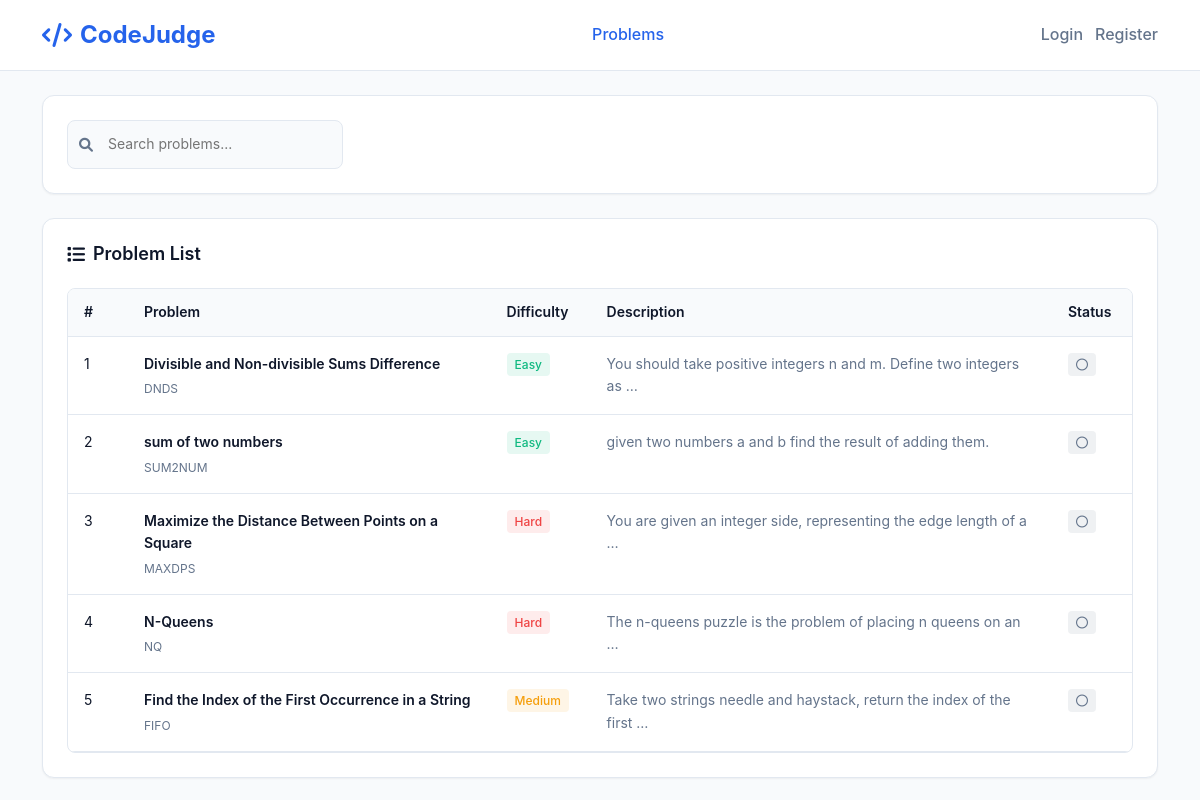
The app's page /problems/ with its own data.
### core/models.py (models this page shows, shortened)
class Problem(models.Model):
    DIFFICULTY = (('E','Easy'),('M','Medium'),('H','Hard'))
    name = models.CharField(max_length=100)
    short_code = models.CharField(max_length=40,unique=True)
    statement = models.TextField()
    difficulty = models.CharField(max_length=1,choices=DIFFICULTY)

### core/views.py (the view)
# urls.py: path('', views.problems_list, name='problems_list'),
def problems_list(request):
    search_query = request.GET.get('search', '').strip()
    problems = Problem.objects.all()
    if search_query:
        problems = problems.filter(
            Q(name__icontains=search_query) |
            Q(short_code__icontains=search_query) |
            Q(statement__icontains=search_query)
        )
    problems = problems.order_by('difficulty', 'name')
    context = {
        'problems': problems,
        'search_query': search_query,
        'easy_count': Problem.objects.filter(difficulty='E').count(),
        'medium_count': Problem.objects.filter(difficulty='M').count(),
        'hard_count': Problem.objects.filter(difficulty='H').count(),
    }
    if request.user.is_authenticated:
        accepted_submissions = Submission.objects.filter(
            user=request.user,
            verdict='AC'
        ).values_list('problem__short_code', flat=True).distinct()
        solved_problems = set(accepted_submissions)
        all_problems = Problem.objects.all()
        easy_solved = 0
        medium_solved = 0
        hard_solved = 0
        for problem in all_problems:
            if problem.short_code in solved_problems:
                if problem.difficulty == 'E':
                    easy_solved += 1
                elif problem.difficulty == 'M':
                    medium_solved += 1
                elif problem.difficulty == 'H':
                    hard_solved += 1
        user_progress = {
            'solved_problems': solved_problems,
            'easy_completed': easy_solved,
            'medium_completed': medium_solved,
            'hard_completed': hard_solved,
        }
        context['user_progress'] = user_progress
    else:
        context['user_progress'] = {
            'solved_problems': set(),
            'easy_completed': 0,
            'medium_completed': 0,
            'hard_completed': 0,
        }
    return render(request, 'problem_list.html', context)

### core/templates/problem_list.html (shortened to what this page needs)
{% load static %}
<!DOCTYPE html>
<html lang="en">
<head>
    <link href="https://cdn.jsdelivr.net/npm/bootstrap@5.3.0/dist/css/bootstrap.min.css" rel="stylesheet">
    <link href="https://cdnjs.cloudflare.com/ajax/libs/font-awesome/6.0.0/css/all.min.css" rel="stylesheet">
</head>
<body>
    <header class="header">
        <div class="container">
            <div class="header-content">
                <a href="{% url 'core:problems_list' %}" class="logo">
                    <i class="fas fa-code"></i>
                    CodeJudge
                </a>
                <nav class="nav-links">
                    <a href="{% url 'core:problems_list' %}" class="nav-link active">Problems</a>
                </nav>
                <div class="user-profile">
                    {% if user.is_authenticated %}
                    <div class="user-avatar">{{ user.username|first|upper }}</div>
                    <span>{{ user.username }}</span>
                    <div class="dropdown">
                        <button class="btn btn-sm" type="button" data-bs-toggle="dropdown">
                            <i class="fas fa-chevron-down"></i>
                        </button>
                        <ul class="dropdown-menu">
                            <li><a class="dropdown-item" href="{% url 'core:submissions_list' %}">Profile</a></li>
                            <li><a class="dropdown-item" href="{% url 'authentication:logout-user' %}">Logout</a></li>
                        </ul>
                    </div>
                    {% else %}
                    <a href="{% url 'authentication:login-user' %}" class="nav-link">Login</a>
                    <a href="{% url 'authentication:register-user' %}" class="nav-link">Register</a>
                    {% endif %}
                </div>
            </div>
        </div>
    </header>
    <div class="container" style="margin-top: 1.5rem;">
        <div class="search-section">
            <form method="GET" action="{% url 'core:problems_list' %}">
                <div style="display: flex; align-items: center;">
                    <div class="search-container">
                        <i class="fas fa-search search-icon"></i>
                        <input type="text" name="search" class="search-input" placeholder="Search problems..."
                            value="{{ search_query }}">
                    </div>
                </div>
            </form>
        </div>
        <div class="problems-card">
            <h3 class="card-title">
                <i class="fas fa-list"></i>
                {% if search_query %}Search Results{% else %}Problem List{% endif %}
            </h3>
            <div class="table-container">
                <table class="custom-table">
                    <thead>
                        <tr>
                            <th style="width: 60px;">#</th>
                            <th>Problem</th>
                            <th style="width: 100px;">Difficulty</th>
                            <th>Description</th>
                            <th style="width: 80px;">Status</th>
                        </tr>
                    </thead>
                    <tbody>
                        {% for problem in problems %}
                        <tr class="problem-row {% if problem.short_code in user_progress.solved_problems %}solved{% endif %}"
                            data-url="{% url 'core:problem_detail' problem.short_code %}">
                            <td>{{ forloop.counter }}</td>
                            <td>
                                <a href="{% url 'core:problem_detail' problem.short_code %}" class="problem-name">
                                    {{ problem.name }}
                                </a>
                                <div class="problem-code">{{ problem.short_code }}</div>
                            </td>
                            <td>
                                {% if problem.difficulty == 'E' %}
                                <span class="difficulty-badge easy">Easy</span>
                                {% elif problem.difficulty == 'M' %}
                                <span class="difficulty-badge medium">Medium</span>
                                {% else %}
                                <span class="difficulty-badge hard">Hard</span>
                                {% endif %}
                            </td>
                            <td>
                                <span style="color: var(--text-secondary);">
                                    {{ problem.statement|truncatewords:12 }}
                                </span>
                            </td>
                            <td>
                                {% if problem.short_code in user_progress.solved_problems %}
                                <span class="status-badge solved">
                                    <i class="fas fa-check"></i>
                                </span>
                                {% else %}
                                <span class="status-badge unsolved">
                                    <i class="far fa-circle"></i>
                                </span>
                                {% endif %}
                            </td>
                        </tr>
                        {% endfor %}
                    </tbody>
                </table>
            </div>
        </div>
    </div>
</body>
</html>

### core/templates/problem_list.html (style rules this page uses)
* { margin: 0; padding: 0; box-sizing: border-box; }
:root { --primary-color: #2563eb; --secondary-color: #64748b; --success-color: #10b981; --warning-color: #f59e0b; --danger-color: #ef4444; --bg-color: #f8fafc; --card-bg: #ffffff; --border-color: #e2e8f0; --text-primary: #0f172a; --text-secondary: #64748b; --shadow-sm: 0 1px 2px 0 rgba(0, 0, 0, 0.05); --shadow: 0 1px 3px 0 rgba(0, 0, 0, 0.1), 0 1px 2px -1px rgba(0, 0, 0, 0.1); --shadow-lg: 0 10px 15px -3px rgba(0, 0, 0, 0.1), 0 4px 6px -4px rgba(0, 0, 0, 0.1); }
body { background-color: var(--bg-color); font-family: 'Inter', -apple-system, BlinkMacSystemFont, sans-serif; color: var(--text-primary); line-height: 1.6; }
.header { background: var(--card-bg); border-bottom: 1px solid var(--border-color); padding: 1rem 0; position: sticky; top: 0; z-index: 100; }
.header-content { display: flex; align-items: center; justify-content: space-between; }
.logo { display: flex; align-items: center; font-size: 1.5rem; font-weight: 700; color: var(--primary-color); text-decoration: none; }
.logo i { margin-right: 0.5rem; }
.nav-links { display: flex; align-items: center; gap: 2rem; }
.nav-link { color: var(--text-secondary); text-decoration: none; font-weight: 500; transition: color 0.2s; }
.nav-link:hover, .nav-link.active { color: var(--primary-color); }
.user-profile { display: flex; align-items: center; gap: 0.75rem; }
.search-section { background: var(--card-bg); border: 1px solid var(--border-color); border-radius: 12px; padding: 1.5rem; margin-bottom: 1.5rem; box-shadow: var(--shadow-sm); }
.search-container { position: relative; max-width: 400px; }
.search-input { width: 100%; padding: 0.75rem 1rem 0.75rem 2.5rem; border: 1px solid var(--border-color); border-radius: 8px; font-size: 0.875rem; background: var(--bg-color); transition: all 0.2s; }
.search-icon { position: absolute; left: 0.75rem; top: 50%; transform: translateY(-50%); color: var(--text-secondary); font-size: 0.875rem; }
.card-title { font-size: 1.125rem; font-weight: 600; color: var(--text-primary); margin-bottom: 1.5rem; display: flex; align-items: center; gap: 0.5rem; }
.problems-card { background: var(--card-bg); border: 1px solid var(--border-color); border-radius: 12px; padding: 1.5rem; box-shadow: var(--shadow-sm); }
.table-container { overflow: hidden; border-radius: 8px; border: 1px solid var(--border-color); }
.custom-table { width: 100%; border-collapse: collapse; font-size: 0.875rem; }
.custom-table th { background: var(--bg-color); padding: 0.75rem 1rem; text-align: left; font-weight: 600; color: var(--text-primary); border-bottom: 1px solid var(--border-color); }
.custom-table td { padding: 1rem; border-bottom: 1px solid var(--border-color); vertical-align: top; }
.problem-row { transition: background-color 0.2s; cursor: pointer; }
.problem-name { font-weight: 600; color: var(--text-primary); text-decoration: none; }
.problem-code { font-size: 0.75rem; color: var(--text-secondary); margin-top: 0.25rem; }
.difficulty-badge { padding: 0.25rem 0.5rem; border-radius: 4px; font-size: 0.75rem; font-weight: 500; }
.difficulty-badge.easy { background: rgba(16, 185, 129, 0.1); color: var(--success-color); }
.difficulty-badge.medium { background: rgba(245, 158, 11, 0.1); color: var(--warning-color); }
.difficulty-badge.hard { background: rgba(239, 68, 68, 0.1); color: var(--danger-color); }
.status-badge { padding: 0.25rem 0.5rem; border-radius: 4px; font-size: 0.75rem; font-weight: 500; }
.status-badge.unsolved { background: rgba(100, 116, 139, 0.1); color: var(--text-secondary); }

### records on screen
Problem: name "Divisible and Non-divisible Sums Difference", short_code "DNDS", difficulty "Easy", statement "You should take positive integers n and m. Define two integers as …"
Problem: name "sum of two numbers", short_code "SUM2NUM", difficulty "Easy", statement "given two numbers a and b find the result of adding them."
Problem: name "Maximize the Distance Between Points on a Square", short_code "MAXDPS", difficulty "Hard", statement "You are given an integer side, representing the edge length of a …"
Problem: name "N-Queens", short_code "NQ", difficulty "Hard", statement "The n-queens puzzle is the problem of placing n queens on an …"
Problem: name "Find the Index of the First Occurrence in a String", short_code "FIFO", difficulty "Medium", statement "Take two strings needle and haystack, return the index of the first …"
